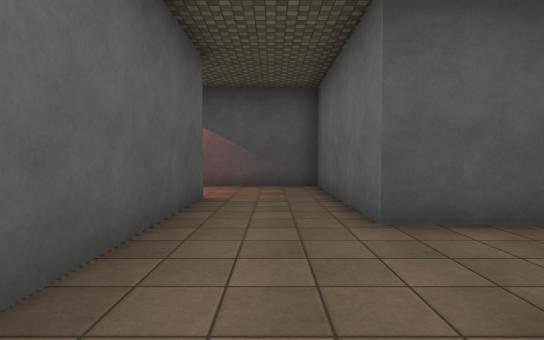
View 1 (above)

20 first-person views from a walk through a Unity game level. The camera is 1.4 m above the floor, tilts 2° down and sees 80° across. The floor is counted in squares, 2 m on a side. Each view is taken from the middle of a square. On the plan, view 1 faces up. The plan holds only what a view shows up to about 10 squares ahead; the rest is blank. The player is left out. Surface patterns are stand-ins for the level's own textures.

View 2
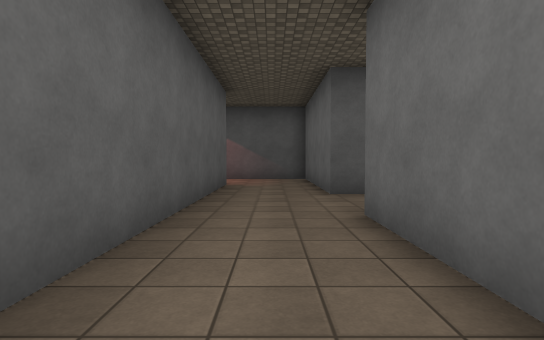

View 3
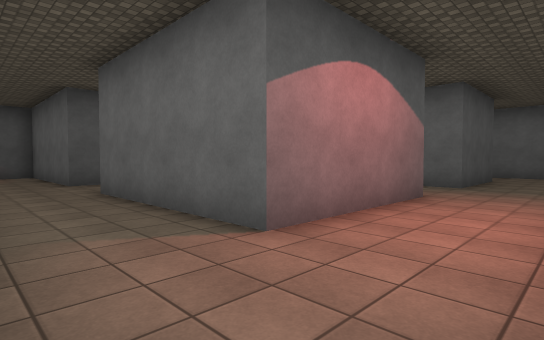

View 4
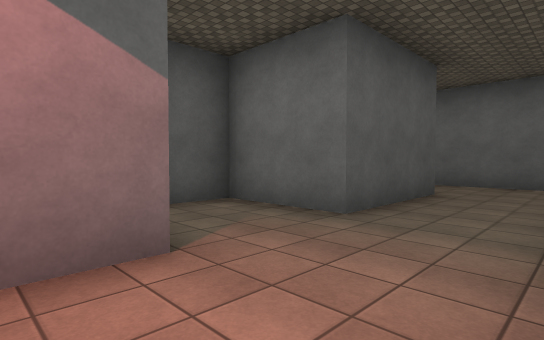

View 5
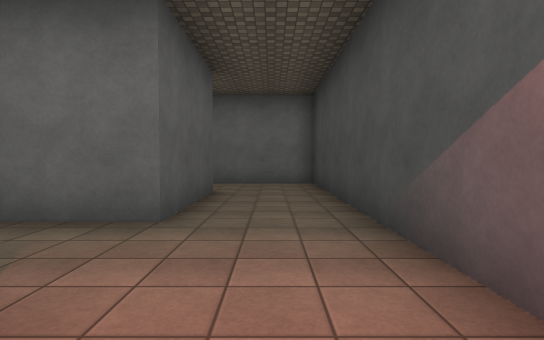

View 6
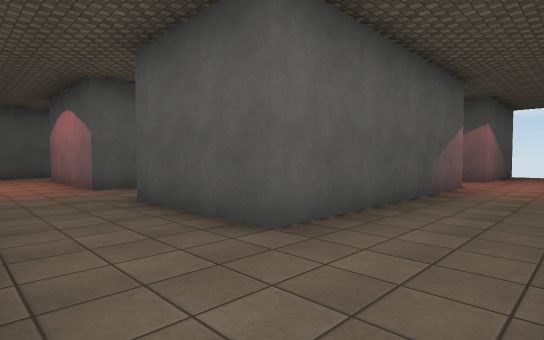

View 7
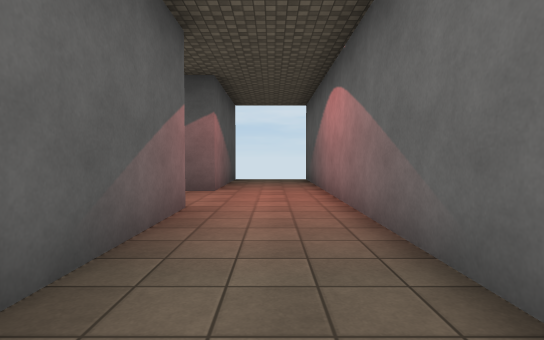

View 8
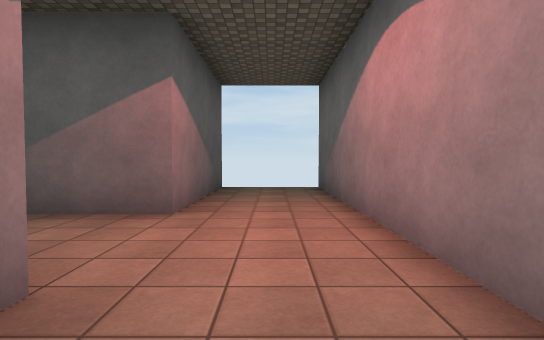

View 9
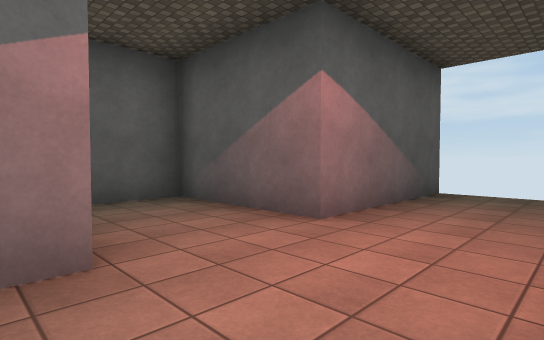

View 10
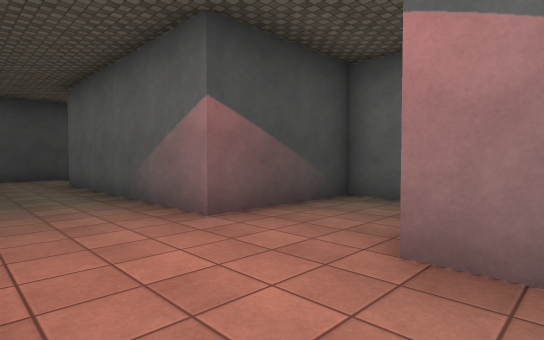

View 11
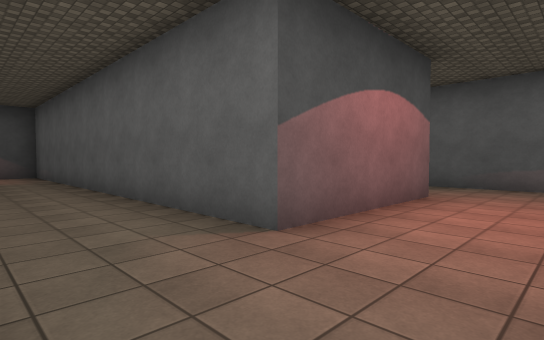

View 12
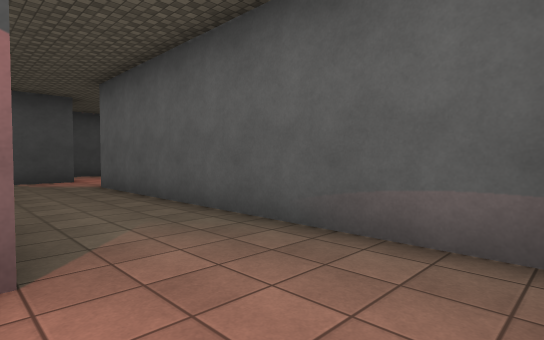

View 13
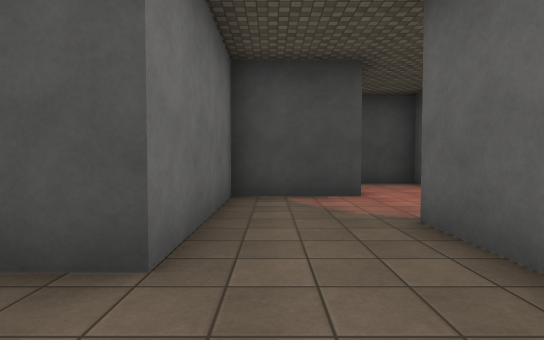

View 14
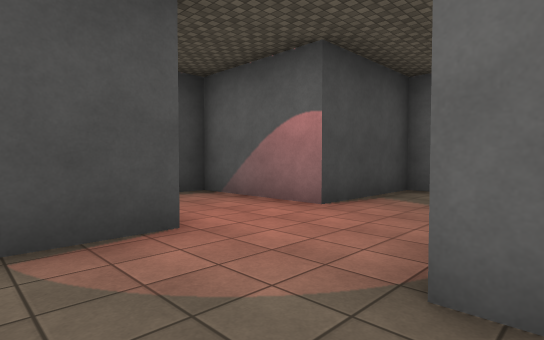

View 15
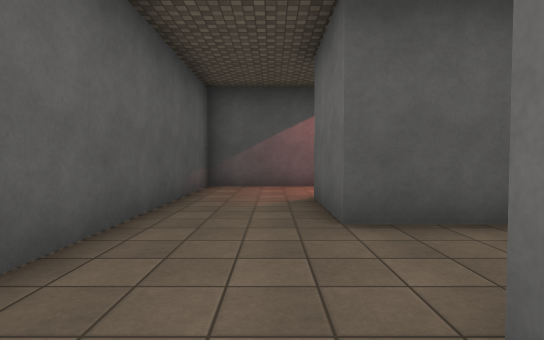

View 16
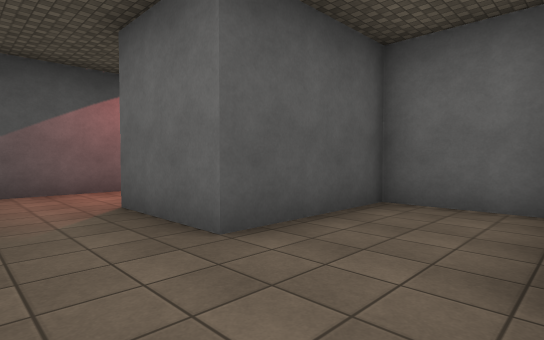

View 17
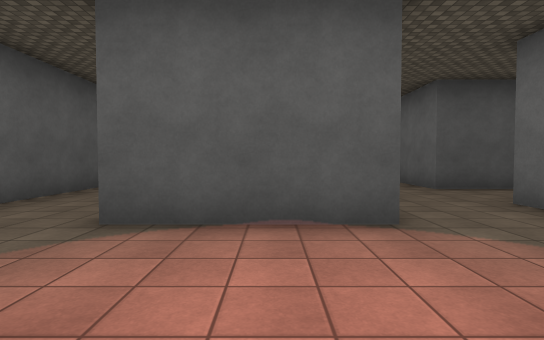

View 18
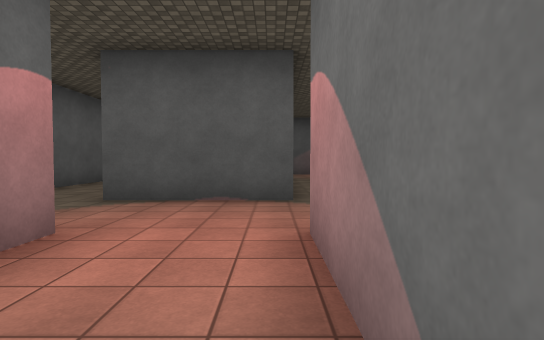

View 19
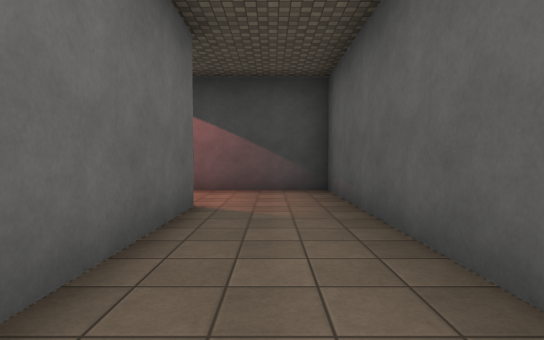

View 20
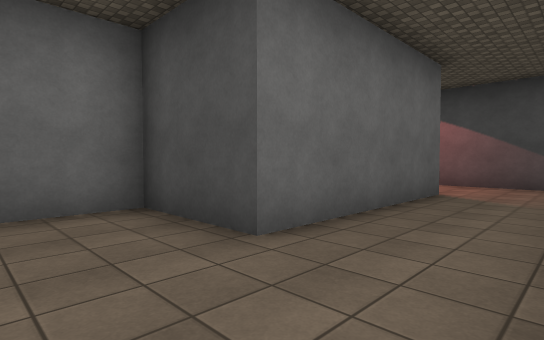

### Floor plan
Points are (right, up) in squares from view 1. A wall is a line through its corners. A room is listed if a view was taken in it or the views show most of it. See-through windows are left out.
Room 1 (views 1, 2, 3, 4, 5, 6, 7, 8, 9, 10, 11, 12, 19, 20)
walls: (3, 3.4) (1.2, 3.4) (1.2, 8.2) (-1.8, 8.2); (5.2, -2.8) (5.2, -3.8) (1.2, -3.8) (1.2, 1) (3.6, 1) (3.6, 2.6); (-5.2, 3.4) (-5.2, 5.8) (-1.2, 5.8) (-1.2, -6.2) (2, -6.2); (5.4, -6.2) (13.2, -6.2) (13.2, -2.9); (-4.2, 8.2) (-7.6, 8.2) (-7.6, 3.6); (10.8, 9.1) (10.8, 5) (7.6, 5) (7.6, 2.6) (10.8, 2.6) (10.8, -3.8) (7.6, -3.8) (7.6, -1.4) (6.4, -1.4); (13.2, -0.8) (13.2, 9)
ways out: opening at (-6.5, 4.5) to room 2; gap at (13, 9)
Room 2 (views 13, 14, 15, 16)
walls: (-5.2, -0.5) (-5.2, 1) (-4.3, 1); (-7.6, 3.6) (-7.6, -0.6); (-2, 1.4) (-2, 3.4) (-5.2, 3.4)
ways out: opening at (-6.5, 4.5) to room 1; opening at (-6.5, 0.5) to room 3
Room 3 (views 17, 18)
walls: (-10, -3) (-10, -6.2) (-8.5, -6.2); (-7.6, -0.6) (-10.9, -0.6); (-7.6, -5.6) (-7.6, -3) (-5.2, -3) (-5.2, -0.5)
ways out: opening at (-6.5, 0.5) to room 2; opening at (-10, -1.5)

Positions as (right, up) in squares from view 1, and headings:
1: (0, 0), facing up
2: (0, -3), facing up
3: (-1, -6), facing up-right
4: (4, -6), facing up-right
5: (4, -5), facing right
6: (13, -6), facing up-left
7: (12, -2), facing up
8: (12, 1), facing up
9: (13, 2), facing up-left
10: (13, 6), facing down-left
11: (1, 8), facing down-left
12: (-5, 8), facing down-left
13: (-6, 3), facing down
14: (-6, 0), facing down-left
15: (-6, 0), facing up
16: (-7, 1), facing up-right
17: (-9, -4), facing up
18: (-8, -6), facing up
19: (0, 1), facing down
20: (-1, 3), facing down-right
